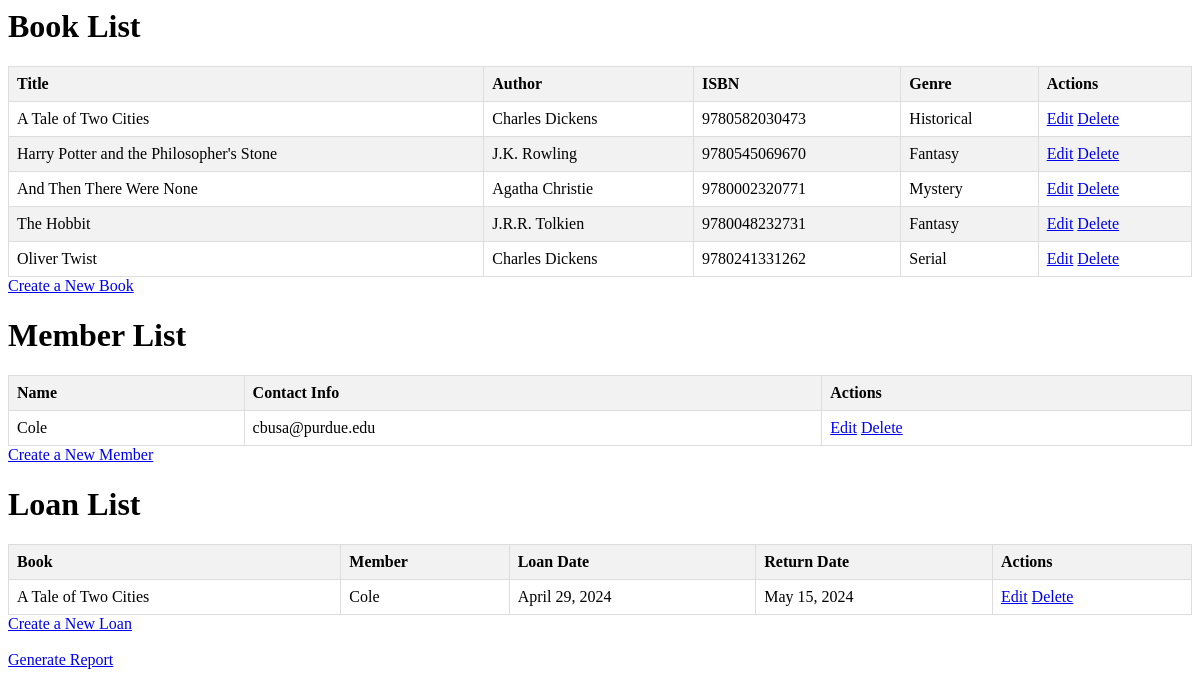
The page / on the database its author committed.
### library/models.py (models this page shows)
class Book(models.Model):
    title = models.CharField(max_length=255)
    author = models.CharField(max_length=255)
    isbn = models.CharField(max_length=13, validators=[RegexValidator(r'^\d{13}$')], unique=True)
    genre = models.CharField(max_length=100)
    def __str__(self):
        return self.title
    class Meta:
        indexes = (HashIndex(fields=('isbn', 'title')),)

class Member(models.Model):
    name = models.CharField(max_length=255)
    contact_info = models.EmailField(unique=True)
    def __str__(self):
        return self.name
    class Meta:
        indexes = (HashIndex(fields=('name', 'contact_info')),)

class Loan(models.Model):
    book = models.ForeignKey(Book, on_delete=models.CASCADE)
    member = models.ForeignKey(Member, on_delete=models.CASCADE)
    loan_date = models.DateField(blank=True, null=True)
    return_date = models.DateField(blank=True, null=True)

### library/views.py (the view)
# urls.py: path('', views.get_all, name='get_all'),
def get_all(request):
    books = Book.objects.all()
    members = Member.objects.all()
    loans = Loan.objects.all()
    context = {'books': books, 'members': members, 'loans': loans}
    return render(request, 'library/get_all.html', context)

### library/templates/library/get_all.html (shortened to what this page needs)
<head>
</head>
<body>
    <div>
        <h1>Book List</h1>
        <table>
            <thead>
                <tr>
                    <th>Title</th>
                    <th>Author</th>
                    <th>ISBN</th>
                    <th>Genre</th>
                    <th>Actions</th>
                </tr>
            </thead>
            <tbody>
                {% for book in books %}
                <tr>
                    <td>{{ book.title }}</td>
                    <td>{{ book.author }}</td>
                    <td>{{ book.isbn }}</td>
                    <td>{{ book.genre }}</td>
                    <td>
                        <a href="{% url 'edit_book' book.pk %}">Edit</a>
                        <a href="{% url 'delete_book' book.pk %}">Delete</a>
                    </td>
                </tr>
                {% endfor %}
            </tbody>
        </table>
        <a href="/books/create">Create a New Book</a>
    </div>
    <div>
        <h1>Member List</h1>
        <table>
            <thead>
                <tr>
                    <th>Name</th>
                    <th>Contact Info</th>
                    <th>Actions</th>
                </tr>
            </thead>
            <tbody>
                {% for member in members %}
                <tr>
                    <td>{{ member.name }}</td>
                    <td>{{ member.contact_info }}</td>
                    <td>
                        <a href="{% url 'edit_member' member.pk %}">Edit</a>
                        <a href="{% url 'delete_member' member.pk %}">Delete</a>
                    </td>
                </tr>
                {% endfor %}
            </tbody>
        </table>
        <a href="/members/create">Create a New Member</a>
    </div>
    <div>
        <h1>Loan List</h1>
        <table>
            <thead>
                <tr>
                    <th>Book</th>
                    <th>Member</th>
                    <th>Loan Date</th>
                    <th>Return Date</th>
                    <th>Actions</th>
                </tr>
            </thead>
            <tbody>
                {% for loan in loans %}
                <tr>
                    <td>{{ loan.book }}</td>
                    <td>{{ loan.member }}</td>
                    <td>{{ loan.loan_date }}</td>
                    <td>{{ loan.return_date }}</td>
                    <td>
                        <a href="{% url 'edit_loan' loan.pk %}">Edit</a>
                        <a href="{% url 'delete_loan' loan.pk %}">Delete</a>
                    </td>
                </tr>
                {% endfor %}
            </tbody>
        </table>
        <a href="/loans/create">Create a New Loan</a>
    </div>
    <br>
    <a href="/generate-report">Generate Report</a>
</body>

### library/templates/library/get_all.html (style rules this page uses)
table { width: 100%; border-collapse: collapse; }
th, td { border: 1px solid #dddddd; text-align: left; padding: 8px; }
th { background-color: #f2f2f2; }
tr:nth-child(even) { background-color: #f2f2f2; }

### rows shown on the page
Book: title "A Tale of Two Cities", author "Charles Dickens", isbn "9780582030473", genre "Historical"
Book: title "Harry Potter and the Philosopher's Stone", author "J.K. Rowling", isbn "9780545069670", genre "Fantasy"
Book: title "And Then There Were None", author "Agatha Christie", isbn "9780002320771", genre "Mystery"
Book: title "The Hobbit", author "J.R.R. Tolkien", isbn "9780048232731", genre "Fantasy"
Book: title "Oliver Twist", author "Charles Dickens", isbn "9780241331262", genre "Serial"
Member: name "Cole", contact_info "cbusa@purdue.edu"
Loan: book "A Tale of Two Cities", member "Cole", loan_date "April 29, 2024", return_date "May 15, 2024"
